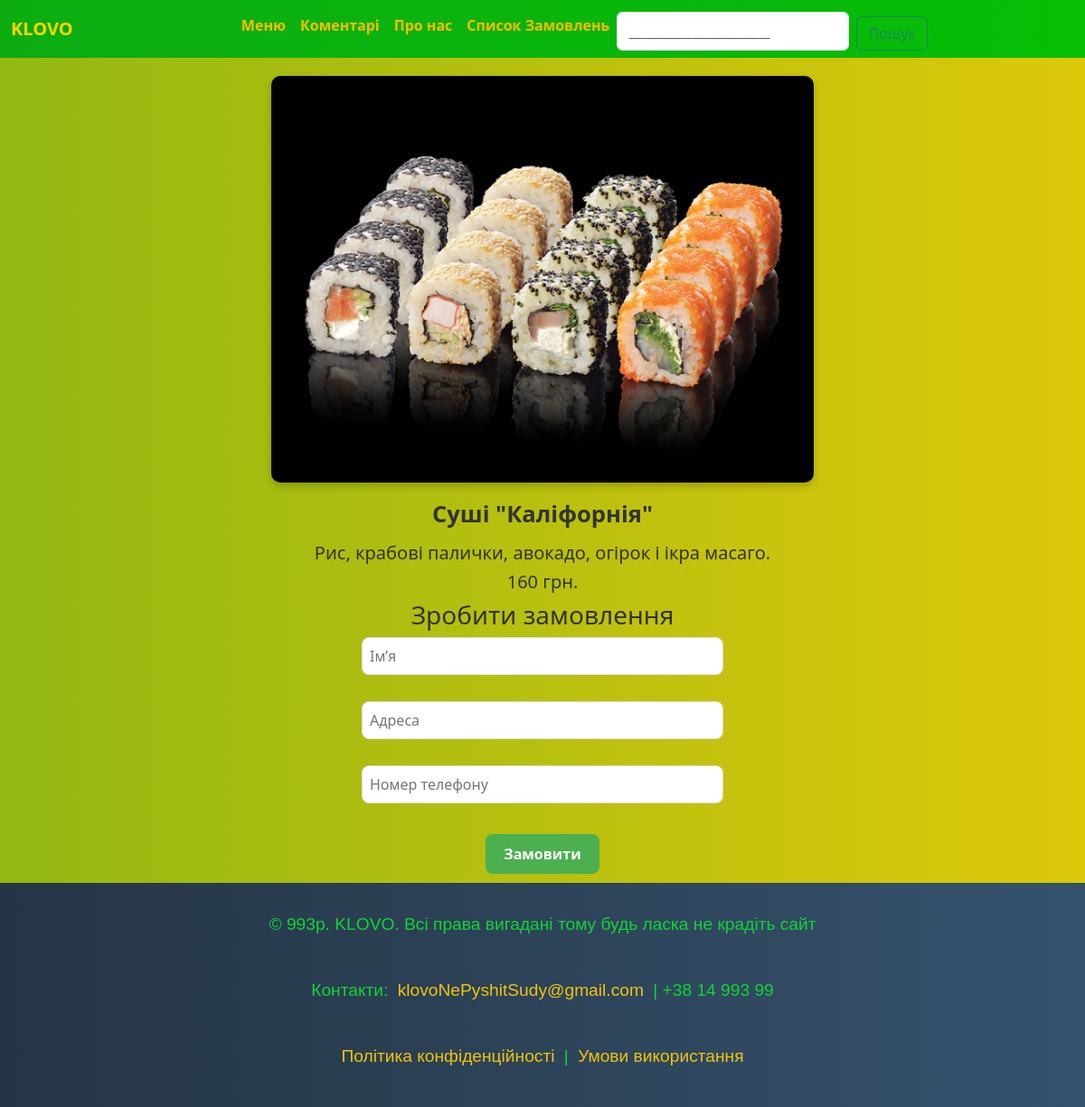
Page /article/6 on the committed database.
### tables this page shows
CREATE TABLE menu(
    id INTEGER PRIMARY KEY AUTOINCREMENT,
    title TEXT NOT NULL,
    text TEXT NOT NULL,
    price INTEGER,
    image TEXT
    

);

### app.py (the view)
@app.route("/article/<int:menu_id>")
def article_page(menu_id):
    article = get_article(menu_id)
    return render_template("article_page.html", article=article)

### sql_scripts.py (called while the page is built)
def get_article(menu_id):
    conn = sqlite3.connect("blog.db")
    cursor = conn.cursor()
    cursor.execute("SELECT * FROM menu WHERE id=?", [menu_id])
    article = cursor.fetchone()
    conn.close()
    return article

### templates/article_page.html
{% extends 'base.html' %}
{% block content %}
<img src="{{ url_for('static', filename=article[4]) }}" class="article-img" alt="...">
<h3 class="card-title">{{article[1]}}</h3>
<h5 class="card-text">{{article[2]}}</h5>
<h5 class="card-text">{{article[3]}} грн.</h4>
    <h3>Зробити замовлення</h3>
    <form action="/submit_order" method="POST">
        <input name="name" placeholder="Ім’я" required><br>
        <input name="address" placeholder="Адреса" required><br>
        <input name="phone" placeholder="Номер телефону" required><br>
        <button type="submit">Замовити</button>
    </form>
{% endblock content %}

### static/style.css (style rules this page uses)
body { background: linear-gradient(to right, #94b813, #ddc80a); }
body { margin: 0; padding: 0; background-color: #f5f5f5; height: 100vh; text-align: center; justify-content: center; align-items: center; font-family: 'Arial', sans-serif; text-align: center; }
body { margin: 0; font-family: Arial, sans-serif; background-color: #f9f9f9; }
input, textarea { width: 90%; max-width: 400px; padding: 10px; margin-top: 5px; border: 1px solid #ddd; border-radius: 8px; font-size: 16px; box-sizing: border-box; display: block; margin-left: auto; margin-right: auto; }
button { padding: 10px 20px; background-color: #4CAF50; color: white; font-weight: bold; border: none; border-radius: 8px; cursor: pointer; transition: background-color 0.3s; margin-top: 10px; }
body { font-family: 'Segoe UI', Tahoma, Geneva, Verdana, sans-serif; background-color: #f0f4f8; color: #333; margin: 0; padding: 0; }
body { font-family: 'Segoe UI', Tahoma, Geneva, Verdana, sans-serif; background-color: #f4f7fa; margin: 0; padding: 0; }
.card-title { font-size: 1.6rem; font-weight: bold; color: #333; margin-bottom: 15px; }
.article-img { max-width: 600px; width: 100%; height: auto; display: block; margin: 20px auto; border-radius: 10px; box-shadow: 0 4px 8px rgba(0, 0, 0, 0.2); }
input, textarea { width: 100%; padding: 8px; box-sizing: border-box; }
button { padding: 10px 20px; }

### rows in the picture
menu: image (picture), title "Суші \"Каліфорнія\"", text "Рис, крабові палички, авокадо, огірок і ікра масаго.", price "160"
